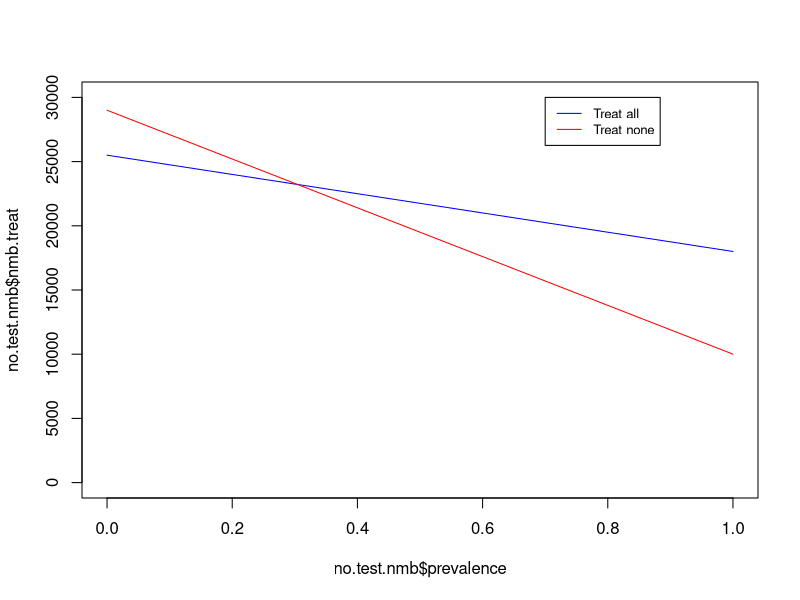
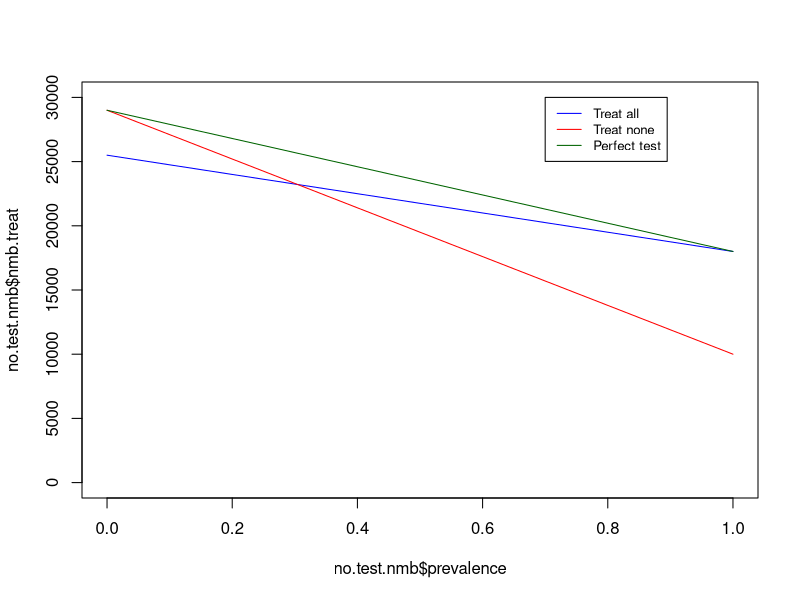
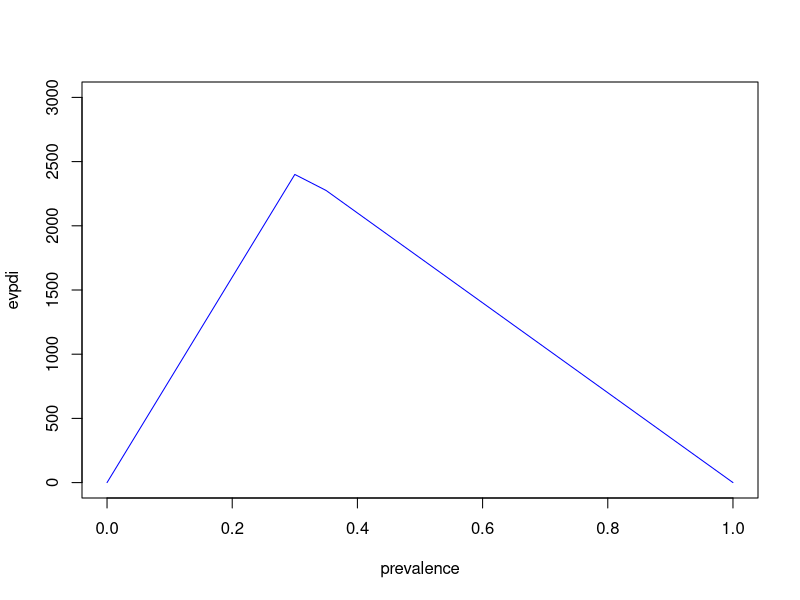
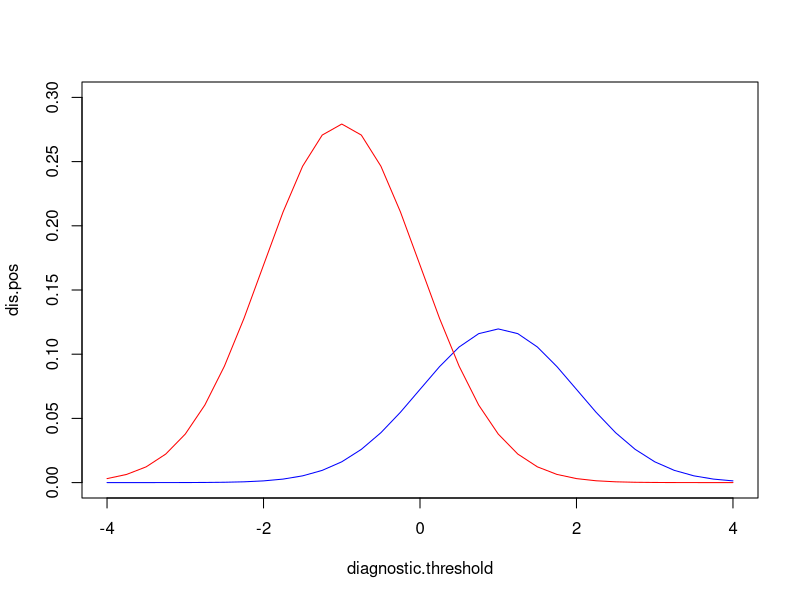
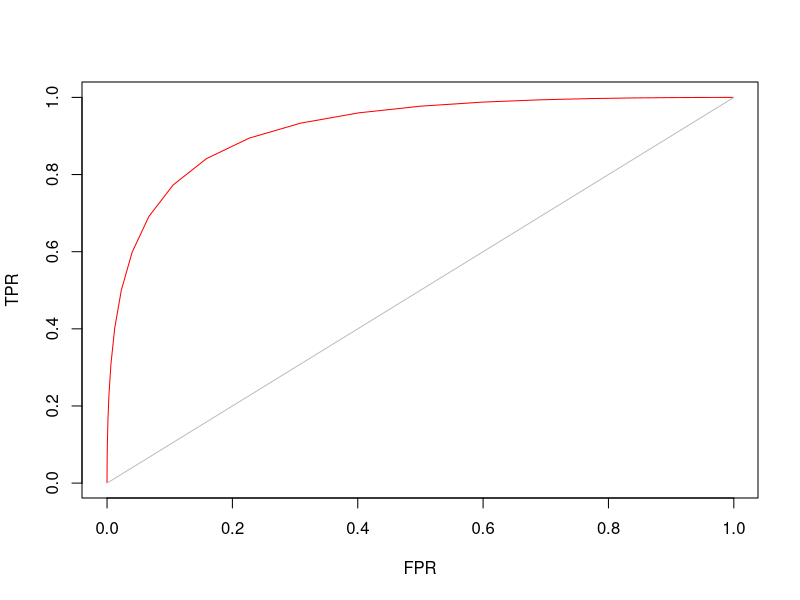
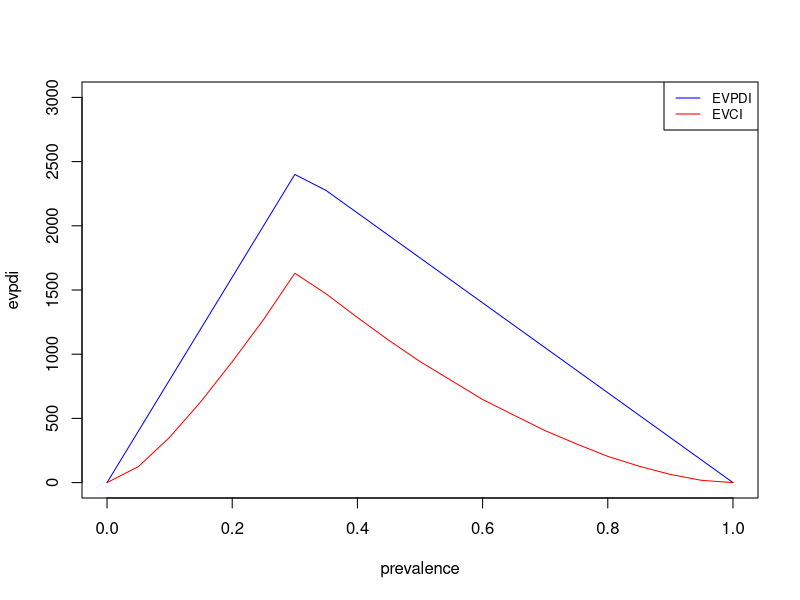
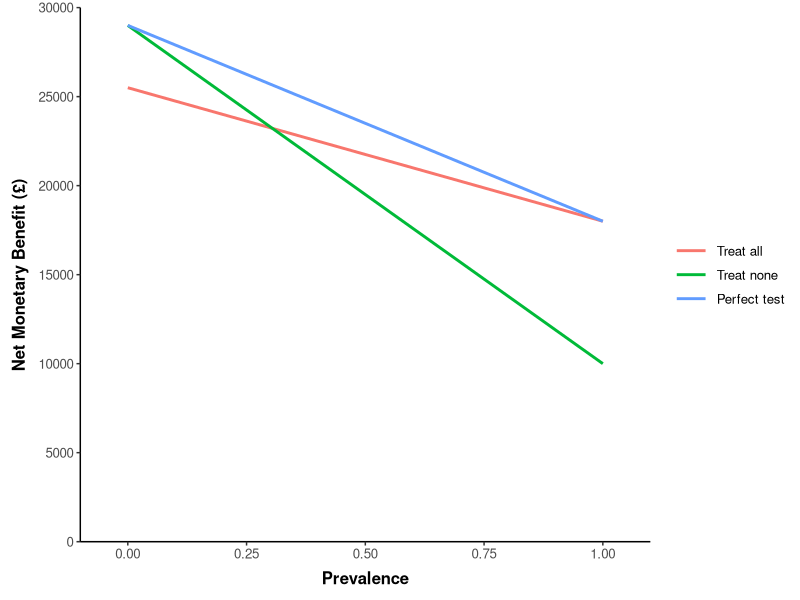
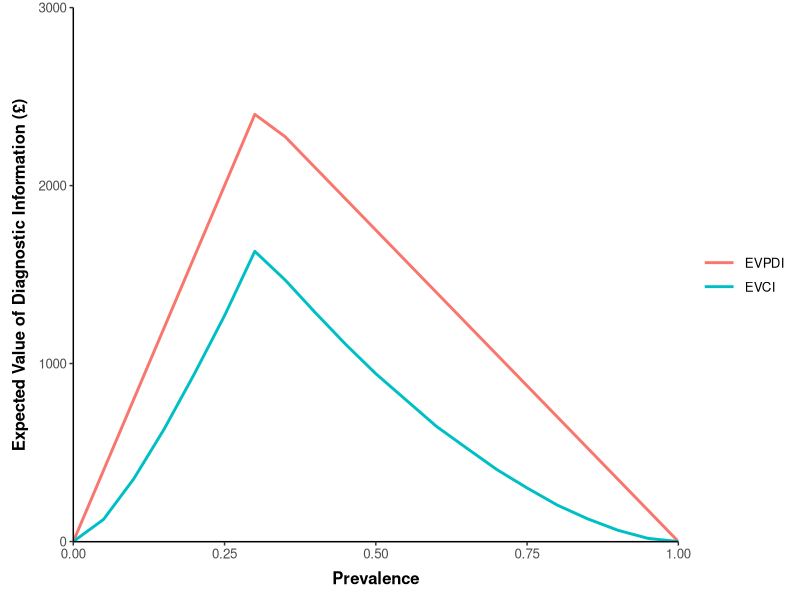

Here is the R script that generated these plots, in order:
#  DM4HEE 
#  Foundation Exercise 4 - Value of Diagnostics
#  Author: Jack Williams and Nichola Naylor


#### Model Parameters #### 

lambda <- 30000 # This is our willingness to pay threshold
prevalence <- 0.3 # This is the prevalence of the condition

# Here are the outcomes, and the expected costs and QALYs for sick and healthy individuals, treated and not treated. 

outcome.names <- c("Sick per treated", "Sick person not treated", 
                   "Healthy person treated", "Health person not treated")
expected.cost <- c(6000, 5000, 3000, 1000)
expected.qaly <- c(0.8, 0.5, 0.95, 1)

# These parameters are combined into a data frame, with the NMB column left blank, to be calculated seperately.
parameter.values <- data.frame(outcome.names, expected.cost, expected.qaly,
                              nmb = NA)

# Estimate the NMB associted with each outcome status: 
parameter.values$nmb <- (expected.qaly * lambda) - expected.cost

# here you can see the expected costs, QALYs and NMB for each possible outcome
parameter.values


# Estimating costs and QALYs associated with treating all vs. treat none 

treat.cost <- prevalence * expected.cost[1] + (1 - prevalence) * expected.cost[3]
notreat.cost <- prevalence * expected.cost[2] + (1 - prevalence) * expected.cost[4]
treat.qaly <- prevalence * expected.qaly[1] + (1 - prevalence) * expected.qaly[3]
notreat.qaly <- prevalence * expected.qaly[2] + (1 - prevalence) * expected.qaly[4]

expected.values <- data.frame(strategy =  c("Treat all", "Treat none"),
                           expected.cost = c(treat.cost, notreat.cost), 
                           expected.qaly = c(treat.qaly, notreat.qaly), 
                           nmb = NA)

expected.values$nmb <- (expected.values$expected.qaly * lambda) - expected.values$expected.cost 

# You can view the expected cost, QALY and NMB values at the prevalence defined
expected.values



# Evaluate NMB across a range of prevalence values

## We can create a function to calcualte NMB for sick and healthy patients (across prevalence values)  
est.nmb <- function(prev, parameters = parameter.values, lam = lambda){
  
  # Treatment - look up correct costs and outcomes for treated

  cost.sick <-  parameters$expected.cost[1] 
  cost.healthy <-  parameters$expected.cost[3] 
  
  qaly.sick <-  parameters$expected.qaly[1] 
  qaly.healthy <-  parameters$expected.qaly[3] 
  
  cost <- prev * cost.sick + (1-prev) * cost.healthy
  qaly <- prev * qaly.sick + (1-prev) * qaly.healthy
  
  nmb.treat <- (qaly * lam) - cost
  
  # No treatment- look up correct costs and outcomes for not treated

  cost.sick <-  parameters$expected.cost[2] 
  cost.healthy <-  parameters$expected.cost[4] 
  
  qaly.sick <-  parameters$expected.qaly[2] 
  qaly.healthy <-  parameters$expected.qaly[4] 
  
  cost <- prev * cost.sick + (1-prev) * cost.healthy
  qaly <- prev * qaly.sick + (1-prev) * qaly.healthy
  
  nmb.notreat <- (qaly * lam) - cost
  
  return(data.frame(prevalence = prev, 
                    nmb.treat = nmb.treat, 
                    nmb.notreat = nmb.notreat))
}


## We can now estimate the NMB of treating or not treating at any prevalence 
# At a low prevalence (10%), NMB is higher for not treating
# But at higher prevalence NMB is higher for treating everyone
est.nmb(prev = 0.1)
est.nmb(prev = 0.4)

# Now pass a vector of prevalence values into the function
prevalence.vector <- seq(from = 0, to = 1, by = 0.05)

# estimate the NMB across prevalence values, and save this 
no.test.nmb <- est.nmb(prev = prevalence.vector)
no.test.nmb


# We can create a plot in base R to observe the results
# Note - we will be updating this plot in the next section
plot(no.test.nmb$prevalence, no.test.nmb$nmb.treat, type="l", col = "blue", ylim = c(0, 30000))
  lines(no.test.nmb$prevalence, no.test.nmb$nmb.notreat, col = "red")
  legend(0.7, 30000, legend=c("Treat all", "Treat none"), col=c("blue", "red"), 
         lty = 1, cex = 0.8)
  


#### Expected value of a perfect test ####

# In this example, we will assume that all sick patients are treated, and all healthy patients are not


est.nmb.perfect.test <- function(prev, parameters = parameter.values, lam = lambda){
  
  # Perfect test means sick is treated (i.e. row value 1 for expected values table)
  # whilst healthy is not treated (i.e. row value 4 from expected values table)
  # So we eliminate sick person not treated (row 2), and health person treated (row 3)
  
  cost.sick <-  parameters$expected.cost[1] 
  cost.healthy <-  parameters$expected.cost[4] 
  
  qaly.sick <-  parameters$expected.qaly[1] 
  qaly.healthy <-  parameters$expected.qaly[4] 
  
  cost <- prev * cost.sick + (1-prev) * cost.healthy
  qaly <- prev * qaly.sick + (1-prev) * qaly.healthy
  
  nmb.perfect <- (qaly * lam) - cost
  

  return(data.frame(prevalence = prev, 
                    nmb = nmb.perfect))
}

est.nmb.perfect.test(prev = 0.1)
est.nmb.perfect.test(prev = prevalence.vector)

perfect.test.nmb <- est.nmb.perfect.test(prev = prevalence.vector)


# Estimate the Expected Value of Perfect Diagnostic Information (EVPDI) 

# The EVPDI is the difference between the expected value of a perfect test and 
# the expected value of the optimal course of action (treat All or treat None) in the absence of a test.

# First, look again at the results of the NMB with no test available 
no.test.nmb

# Now we can use the apply function to derive the maximum NMB from each strategy, and add to current table
no.test.nmb$nmb.max <- apply(no.test.nmb[,2:3], 1, max)

## Now take a look at the current table, displaying the maximum NMB for each prevalence (without a test)
# We can compare this to the NMB with a perfect test

no.test.nmb
perfect.test.nmb


## We can also plot the results of the these tables

plot(no.test.nmb$prevalence, no.test.nmb$nmb.treat, type="l", col = "blue", ylim = c(0, 30000))
lines(no.test.nmb$prevalence, no.test.nmb$nmb.notreat, col = "red")
lines(perfect.test.nmb$prevalence, perfect.test.nmb$nmb, col = "dark green")
legend(0.7, 30000, legend=c("Treat all", "Treat none", "Perfect test"), col=c("blue", "red", "dark green"), 
       lty = 1, cex = 0.8)


## We can now compare this to the values expected from a perfect test
evpdi <- perfect.test.nmb$nmb - no.test.nmb$nmb.max

# and create a data.frame to store the results
evpdi.table <- data.frame(prevalence = prevalence.vector, evpdi = evpdi)
evpdi.table

# We can create a simple plot of the expected value of perfect diagnostic information, by prevalence:
plot(evpdi.table, type="l", col = "blue", ylim = c(0, 3000))



#### Expected Value of Clinical Information (EVCI) from an (imperfect) diagnostic test ####

test.char <- c(positive.mean = 1, positive.sd = 1, 
               negative.mean = -1, negative.sd = 1)

# You can see the test characteristics here
test.char


# Set a range of diagnostic threshold values
diagnostic.threshold <- seq(from = -4, to = 4, by = 0.25)

# Diagnostic positive and negative values, at different diagnostic thresholds
# These are estimated using the normal distribution 
dis.pos <- prevalence * dnorm(diagnostic.threshold, mean = test.char[1], sd = test.char[2])
dis.neg <- (1 - prevalence) * dnorm(diagnostic.threshold, mean = test.char[3], sd = test.char[4])

biomarker.dist <- data.frame(diagnostic.threshold, dis.pos, dis.neg)

# We can view the table, and round to 4 decimal places to help view the numbers
round(biomarker.dist, 4)

# And here we can plot the numbers to re-create the video 
# (note we can use the data frame columns (biomarker.dist), or the vectors that formed the data frame)
plot(diagnostic.threshold, dis.pos, type="l", col = "blue", ylim = c(0, 0.3))
lines(diagnostic.threshold, dis.neg, col = "red")


## True Positive Rate and False Positive Rate 
TPR <- 1 - pnorm(diagnostic.threshold, test.char[1], test.char[2])
FPR <- 1 - pnorm(diagnostic.threshold, test.char[3], test.char[4])

# We can view these alongside the diagnostic thresholds 
positive.rate <- data.frame(diagnostic.threshold, TPR, FPR)


# Plot to view TPR and FPR (Receiver Operating Characteristic (ROC) curve)
plot(FPR, TPR, type="l", col = "red")
# and we can add a diagonal line too
lines(c(0,1),(c(0,1)), col = "grey")


#### Expected Value of Clinical Information #### 

# We can now estimate the number of true and false, negatives and positives 
true.pos <- prevalence * TPR 
false.neg <- prevalence * (1 - TPR) 
false.pos <- (1 - prevalence) * FPR 
true.neg <- (1 - prevalence) * (1 - FPR) 

# Table showing diagnostic accuracy of the imperfect test
diag.accuracy <- data.frame(true.pos, false.neg, false.pos, true.neg,
                            nmb.test = 0)

# Now combine the original NMB values (from parameter data frame) to estimate NMB as 
# a function of the diagnostic accuracy 
parameter.values$nmb 

# To combine the NMB payoff values with the diagnostic accuracy data, we first create a blank 
# vector to store the total NMB value at each diagnostic threshold
nmb.test.vec <- rep(0, length(diagnostic.threshold))

# Next, we can create a loop to multiply NMB payoffs with diagnostic accuracy, and save the sum of
# these values, at each diagnostic threshold
for(i in 1:length(diagnostic.threshold)){
  nmb.test.vec[i] <- sum(diag.accuracy[i,] * parameter.values$nmb)
}  

## Note: An alternative method is to write a function into apply      
nmb.test.vec <- apply(diag.accuracy, 1, function(x) sum(x * parameter.values$nmb))


# We can view the output of the calculation here
# This is the NMB associated with the imperfect diagnostic test
data.frame(diagnostic.threshold, nmb.test.vec)    

# We can add these results onto the diagnostic accuracy data.frame 
diag.accuracy$nmb <- nmb.test.vec


# Calculate the EVCI

# Now we want to calcualte the EVCI across a range of prevalence values
no.test.nmb <- est.nmb(prev = prevalence.vector)


# The est.evci function below calculates the diagnostic accuracy and associated NMB 
# of an imperfect test (similar to calculations above) and also estimates the NMB 
# in the absense of any test, to estimate the Expected Value of Clinical Information 
# The function also does this at different prevalence values (by passing the prevalence)
# to the function (indicated by 'prev' argument)

est.evci <- function(prev, diag = diagnostic.threshold, test = test.char, 
                     nmb.input = parameter.values$nmb, nmb.notest = no.test.nmb){

  # true and false positive rate
  TPR <- 1 - pnorm(diag, test[1], test[2])
  FPR <- 1 - pnorm(diag, test[3], test[4])
  
  # calculate nmb for diagnostic outcomes
  
  prev.matrix <- matrix(prev, nrow = length(TPR), ncol = length(prev), byrow = TRUE)
  colnames(prev.matrix) <- prev
  rownames(prev.matrix) <- diag
  
  true.pos.nmb <- TPR * nmb.input[1] * prev.matrix
  false.neg.nmb <- (1 - TPR)  * nmb.input[2] * prev.matrix
  false.pos.nmb <-  FPR * nmb.input[3]  * (1 - prev.matrix)
  true.neg.nmb <-  (1 - FPR) * nmb.input[4]  * (1 - prev.matrix)
    
  total.nmb.matrix <- true.pos.nmb + false.neg.nmb + false.pos.nmb + true.neg.nmb
  
  # get the max nmb for each prevalence value 
  
  max.nmb.test <- apply(total.nmb.matrix, 2, max) # this derives the maximum value from each column 
  
  nmb.notest <- est.nmb(prev = prev)
  
  max.nmb.notest <- apply(nmb.notest[,2:3], 1, max) # this derives the maximum value for each row (prevalence by rows in this table)
  
  evci <- data.frame(prev, 
                     nmb.notest = max.nmb.notest, 
                     nmb.imperfect.test = max.nmb.test,
                     evci = max.nmb.test - max.nmb.notest)
  
  return(evci)
    
}


# Try the est.EVCI at the 30% prevalence 
est.evci(prev = 0.3)


# Save the EVCI results across a range of prevalence
evci <- est.evci(prev = prevalence.vector)

# You can view the results using the round function 
round(evci, 2)


# We can create a plot of the EVCI compared to the EVPDI calculated earlier

plot(evpdi.table, type="l", col = "blue", ylim = c(0, 3000))
lines(evci$prev, evci$evci, col = "red")
legend("topright", legend=c("EVPDI", "EVCI"), col=c("blue", "red"), 
       lty = 1, cex = 0.8)





## ggplots (I've havent provided explanation here...) 

library(reshape2)
library(ggplot2)

# NMB plot

nmb.plot.data <- cbind(no.test.nmb, perfect.test.nmb[,2])
colnames(nmb.plot.data) <- c("Prevalence", "Treat all", "Treat none", "Perfect test")
nmb.plot.data.long <- reshape2::melt(nmb.plot.data, id.vars = c("Prevalence"))

nmb.plot  <-  ggplot(nmb.plot.data.long) + 
  geom_line(aes(x=Prevalence, y=value, colour = variable), size=1) + 
  labs(x = "Prevalence", text = element_text(size=10)) + 
  labs(y = "Net Monetary Benefit (£)", text = element_text(size=10)) + theme_classic() +
  theme(legend.title = element_blank(), axis.title=element_text(face="bold"), 
        axis.title.x = element_text(margin = margin(t = 7, r = 0, b = 3, l = 0)), 
        axis.title.y = element_text(margin = margin(t = 0, r = 7, b = 0, l = 3)), 
        panel.grid.major = element_blank(), panel.grid.minor = element_blank(), 
        legend.key.width=unit(1.8,"line"), text = element_text(size=12)) + 
  scale_x_continuous(expand = c(0, 0.1)) + 
  scale_y_continuous(limits = c(0,30000), breaks=seq(0,30000,5000),  expand = c(0, 0))

nmb.plot


# EVDI plot

evci.plot.data <- cbind(evpdi.table, evci$evci)
colnames(evci.plot.data) <- c("Prevalence", "EVPDI", "EVCI") 
evci.plot.data.long <- reshape2::melt(evci.plot.data, id.vars = c("Prevalence"))

evdi.plot  <-  ggplot(evci.plot.data.long) + 
  geom_line(aes(x=Prevalence, y=value, colour=variable), size=1) + 
  labs(x = "Prevalence", text = element_text(size=10)) + 
  labs(y = "Expected Value of Diagnostic Information (£)", text = element_text(size=10)) + theme_classic() +
  theme(legend.title = element_blank(), axis.title=element_text(face="bold"), 
        axis.title.x = element_text(margin = margin(t = 7, r = 0, b = 3, l = 0)), 
        axis.title.y = element_text(margin = margin(t = 0, r = 7, b = 0, l = 3)), 
        panel.grid.major = element_blank(), panel.grid.minor = element_blank(), 
        legend.key.width=unit(1.8,"line"), text = element_text(size=12)) + 
  scale_x_continuous(expand = c(0, 0)) + 
  scale_y_continuous(limits = c(-1,3000), expand = c(0, 0))

evdi.plot



# Diagnostic threshold

head(biomarker.dist)
colnames(biomarker.dist) <- c("Diagnostic", "Disease Positive", "Disease Negative")
biomarker.dist.long <- reshape2::melt(biomarker.dist, id.vars = c("Diagnostic"))

diag.plot  <-  ggplot(biomarker.dist.long) + 
  geom_line(aes(x=Diagnostic, y=value, colour=variable), size=1) + 
  labs(x = "Diagnostic Threshold", text = element_text(size=10)) + 
  labs(y = "", text = element_text(size=10)) + theme_classic() +
  theme(legend.title = element_blank(), axis.title=element_text(face="bold"), 
        axis.title.x = element_text(margin = margin(t = 7, r = 0, b = 3, l = 0)), 
        axis.title.y = element_text(margin = margin(t = 0, r = 7, b = 0, l = 3)), 
        panel.grid.major = element_blank(), panel.grid.minor = element_blank(), 
        legend.key.width=unit(1.8,"line"), text = element_text(size=12)) + 
  scale_x_continuous(expand = c(0, 0.1)) 
  
diag.plot



# ROC plot 

roc.data <- data.frame(TPR, FPR)

roc.plot  <-  ggplot(roc.data) + 
  geom_line(aes(x=FPR, y=TPR), size=1) + 
  labs(x = "False Positive Rate (1-Specificity)", text = element_text(size=10)) + 
  labs(y = "True Positive Rate (Sensitivity)", text = element_text(size=10)) + theme_classic() +
  theme(legend.title = element_blank(), axis.title=element_text(face="bold"), 
        axis.title.x = element_text(margin = margin(t = 7, r = 0, b = 3, l = 0)), 
        axis.title.y = element_text(margin = margin(t = 0, r = 7, b = 0, l = 3)), 
        panel.grid.major = element_blank(), panel.grid.minor = element_blank(), 
        legend.key.width=unit(1.8,"line"), text = element_text(size=12)) + 
  scale_x_continuous(limits = c(0,1), breaks=seq(0,1,0.2), expand = c(0, 0.01)) + 
  scale_y_continuous(limits = c(0,1), breaks=seq(0,1,0.2), expand = c(0, 0.01))

roc.plot


